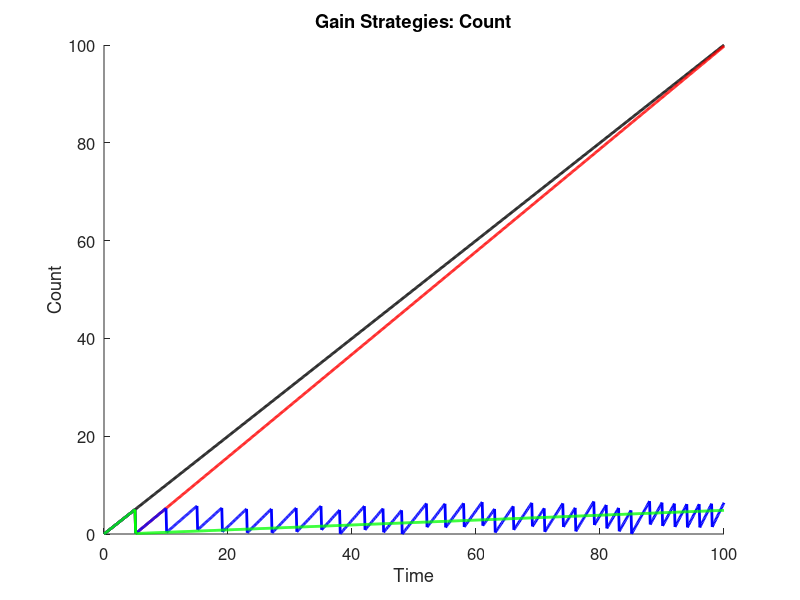
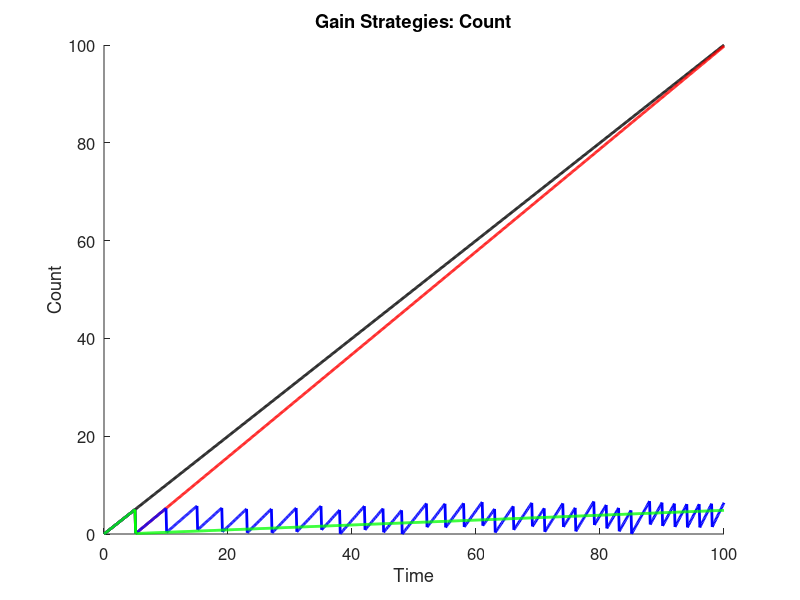
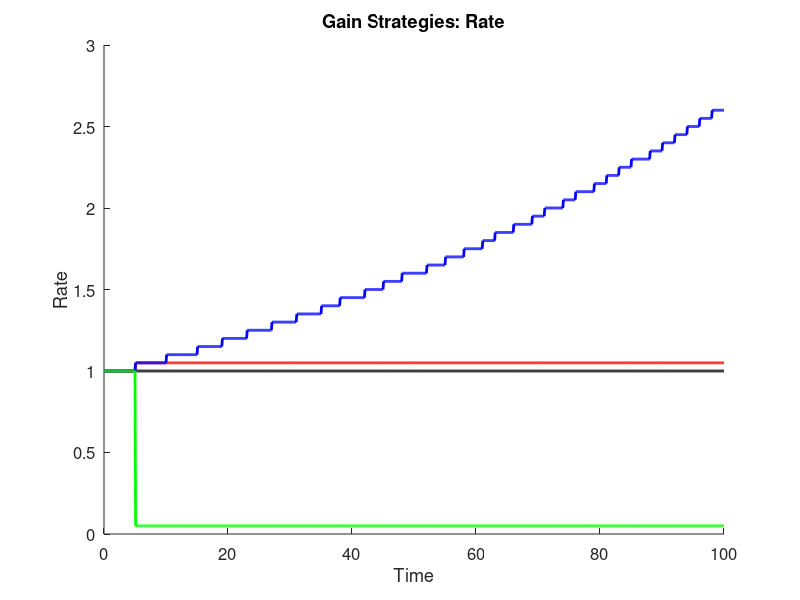
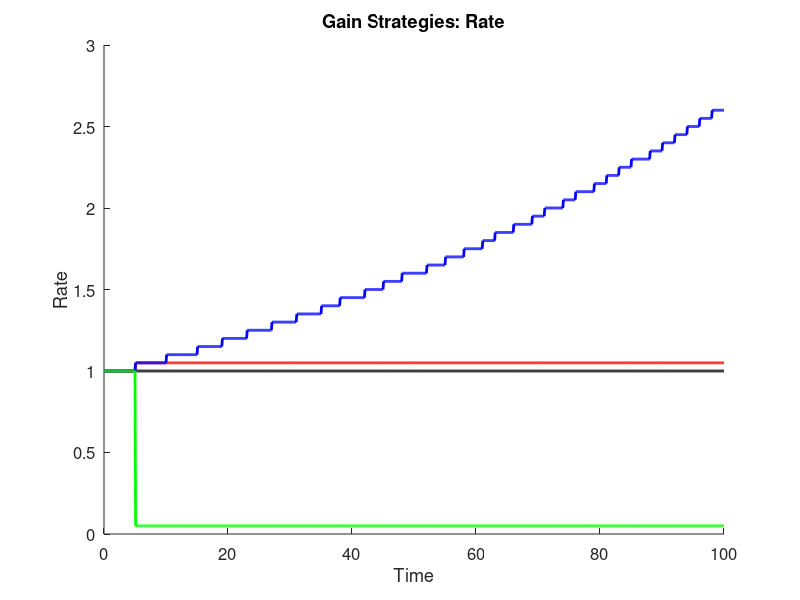

The MATLAB source for these figures, in order: (Note: this script raises an error after producing the figures.)
% GainStrategies.m
%
% Question: Is it better to spend and increase productivity or to keep a
% steady gain when trying to reach a set amount?
% Answer: This code! (Potentially...)
%
% Code: starting at the same point, with the same gain rate, one case will
% raise steadily as the control.  Different cases will be added to show
% different strategies, such as spending points to increase gain rate,
% doing so once or constantly, for different amounts of gain rate increase,
% etc...
%
% INPUTS:
%
% OUTPUTS:
% 1) Plot with different cases showing gain over set amount of time, very
% long-term
% 2) Spreadsheet with data values
% 3) Spreadsheet with summary
%
% CASES:
% 0) ControlCase - Steady, linear, increasing 1-to-1; will also be uses as
% a counter
% XX) CaseXX - start with steady gain, reach certain amount, spend points
% to increase gain rate, reach certain amount again, spend points to
% increase gain rate again
% VARIABLES: not all may be used
% 1) Spend Amount - minimum spending amount to increase gain rate; will try
% different minimum amounts
% 2) Gain Rate Increase - amount by which gain rate will increase; will try
% different incease amounts
% 3) Type of Increase - addition or multiplication; multiplication will be
% greater, addition will show by how much
% 4) Times to Increase Gain - number of times to spend and increase gain;
% will try limited or continuous
% 5) Limit of Single Increase - number of spending and increase in one
% action; will try minimum of 1 to maximum available

% Clean up MATLAB workstation; check which are needed
close all;
clear all;
clc;

out_dir = 'C:\Users\I2R_Admin\Documents\Work\Study\Git\RepositoryExample\Outputs\'

% Set up output file
gainDetailsFile = 'GainStrategies.xlsx';
IDT = {'Time\Control Case', 'Control Rate', 'Case 1', 'Rate 1', 'Case 2', 'Rate 2', 'Case 3', 'Rate 3'};
IDI = {};
IDD = 0;
rowToWrite = 0;

% Control case details
timeLength = 100;
controlGain = 0.1;

% Case details
sumCase1 = 0;
gainCase1 = controlGain;
haveInc = 0;
sumCase2 = 0;
gainCase2 = controlGain;
sumCase3 = 0;
gainCase3 = controlGain;

for t = 0:controlGain:timeLength
    rowToWrite = rowToWrite + 1;
    
    % Gain
    % Control case
    IDD(rowToWrite, 1) = t;
    IDD(rowToWrite, 2) = controlGain/0.1;
    % Case 1
    IDD(rowToWrite, 3) = sumCase1;
    IDD(rowToWrite, 4) = gainCase1/0.1;
    sumCase1 = sumCase1 + gainCase1;
    % Case 2
    IDD(rowToWrite, 5) = sumCase2;
    IDD(rowToWrite, 6) = gainCase2/0.1;
    sumCase2 = sumCase2 + gainCase2;
	% Case 3
	IDD(rowToWrite, 7) = sumCase3;
	IDD(rowToWrite, 8) = gainCase3/0.1;
	sumCase3 = sumCase3 + gainCase3;
    
    % Change rates
    % Case 1
    if haveInc == 0
        if sumCase1 >= 5
            haveInc = 1;
            sumCase1 = double(single(sumCase1) - 5);
            gainCase1 = gainCase1 + 0.005;
        end
    end
    % Case 2
    if mod(t, 1) == 0
        if sumCase2 >= 5
            sumCase2 = sumCase2 - 5;
            gainCase2 = gainCase2 + 0.005;
        end
    end
	% Case 3
	if mod(t, 1) == 0
		if sumCase3 >= 5
			sumCase3 = sumCase3 - 5;
			gainCase3 = gainCase3*0.05;
		end
	end
end

figure;
hold on
plot(IDD(:, 1), IDD(:, 1), 'k', 'LineWidth', 2);
plot(IDD(:, 1), IDD(:, 3), 'r', 'LineWidth', 2);
plot(IDD(:, 1), IDD(:, 5), 'b', 'LineWidth', 2);
plot(IDD(:, 1), IDD(:, 7), 'g', 'LineWidth', 2);
title('Gain Strategies: Count', 'Interpreter', 'none');
xlabel('Time', 'FontSize', 12);
ylabel('Count', 'FontSize', 12);
set(gca, 'FontSize', 12);
savefig(gcf, [out_dir 'GainStrategies.fig']);
saveas(gcf, [out_dir 'GainStrategies.png']);

figure;
hold on
plot(IDD(:, 1), IDD(:, 2), 'k', 'LineWidth', 2);
plot(IDD(:, 1), IDD(:, 4), 'r', 'LineWidth', 2);
plot(IDD(:, 1), IDD(:, 6), 'b', 'LineWidth', 2);
plot(IDD(:, 1), IDD(:, 8), 'g', 'LineWidth', 2);
title('Gain Strategies: Rate', 'Interpreter', 'none');
xlabel('Time', 'FontSize', 12);
ylabel('Rate', 'FontSize', 12);
set(gca, 'FontSize', 12);
savefig(gcf, [out_dir 'GainRate.fig']);
saveas(gcf, [out_dir 'GainRate.png']);

saveData(out_dir, gainDetailsFile, IDT, IDI, IDD);
